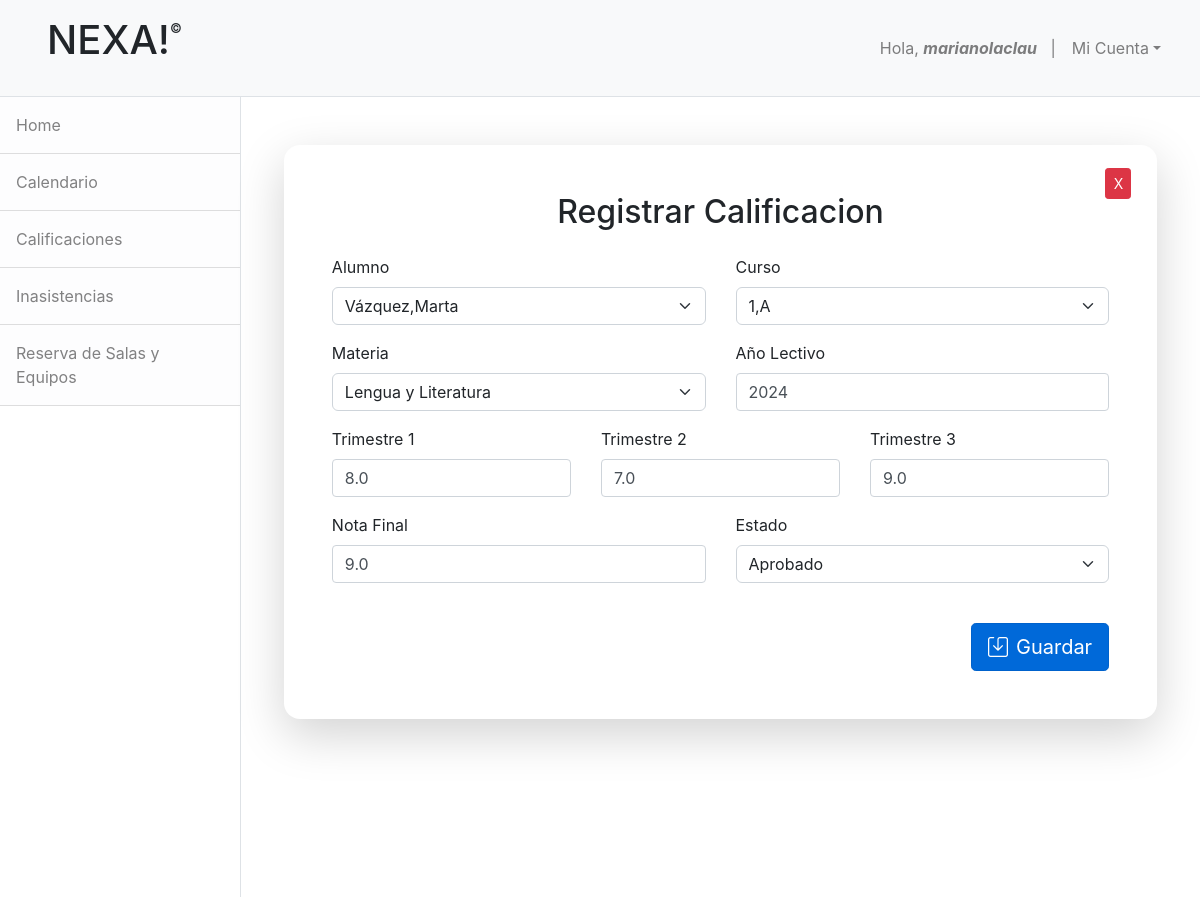
The app's page /editar_nota/7 (signed in), older data.
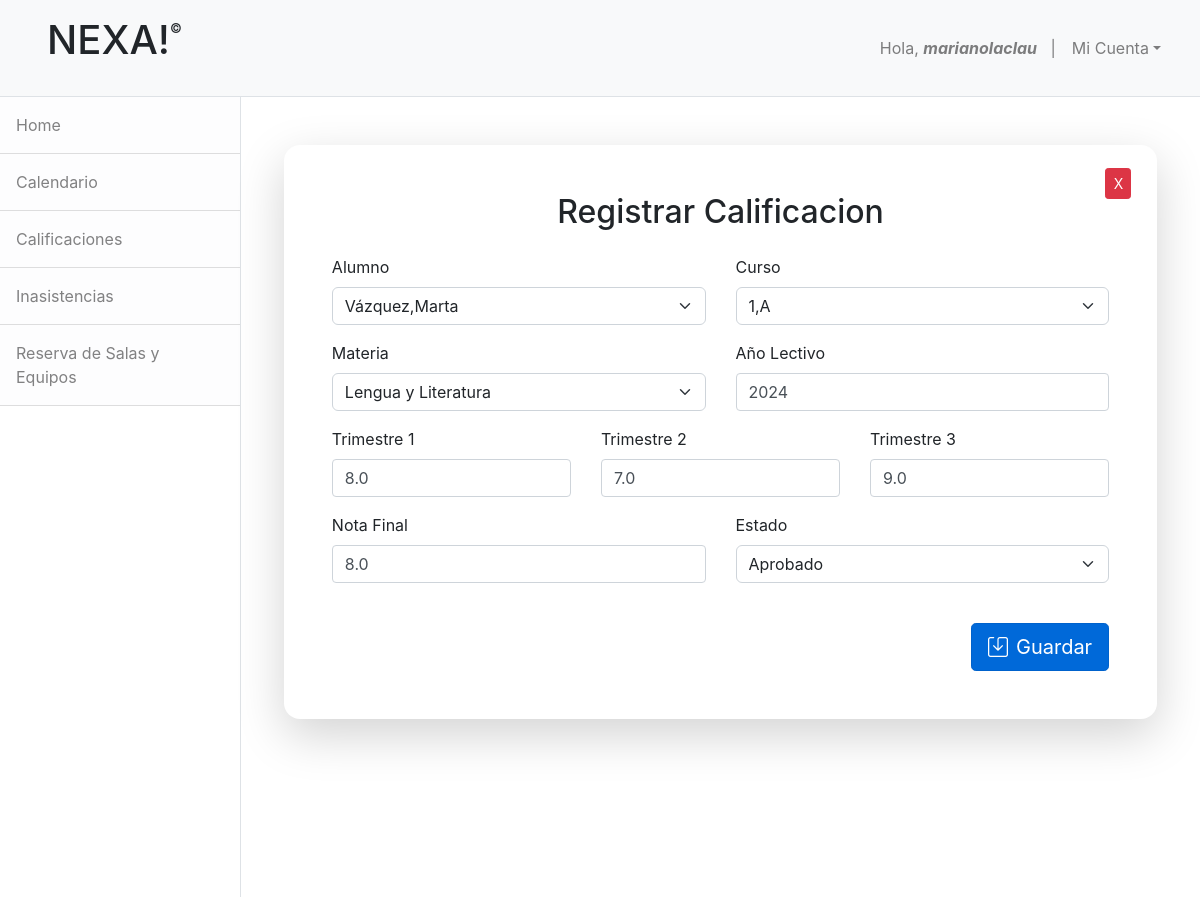
The same page, newer data.
### apps/docentes/models.py (models this page shows, shortened)
class Calificaciones(models.Model):
    alumno = models.ForeignKey('alumno.Alumno',on_delete=models.CASCADE)
    curso = models.ForeignKey('inscripciones.Curso',on_delete=models.CASCADE)
    materia = models.ForeignKey('inscripciones.Materia',on_delete=models.CASCADE)
    trimestre_1 = models.FloatField(blank=True,null=True,default=0)
    trimestre_2 = models.FloatField(blank=True,null=True,default=0)
    trimestre_3 = models.FloatField(blank=True,null=True,default=0)
    nota_final = models.FloatField(blank=True,null=True,default=0)
    estado = models.ForeignKey('administracion.Estado',on_delete=models.CASCADE)
    año_lectivo = models.IntegerField(default=datetime.now().year)

### apps/docentes/views.py (the view, shortened to what this page needs)
# urls.py: path('editar_nota/<int:pk>',EditarCalificacionView.as_view(),name='registrar_nota'),
class EditarCalificacionView(LoginRequiredMixin, UpdateView):
    model = Calificaciones
    form_class = CalificacionForm
    template_name = 'docentes/editar_calificacion.html'
    def get_context_data(self, **kwargs):
        context = super().get_context_data(**kwargs)
        context['filtros'] = self.request.GET.urlencode()
        return context

### apps/docentes/forms.py
class CalificacionForm(forms.ModelForm):
    class Meta:
        model = Calificaciones
        fields = '__all__'

### apps/administracion/models.py (called while the page is built)
    def __str__(self):
        return self.nombre

### apps/alumno/models.py (called while the page is built)
    def __str__(self):
        return f"{self.apellido},{self.nombre}"

### apps/inscripciones/models.py (called while the page is built)
    def __str__(self):
        return f"{self.año},{self.division}"

    def __str__(self):
        return self.nombre

### apps/docentes/templates/docentes/editar_calificacion.html (shortened to what this page needs)
{% extends 'base.html' %}
{% load widget_tweaks %}
{% block nav %}
    {% include 'docentes/base_docentes.html' %}
{% endblock %}
{% block content %}
<div class="container mt-5">
    <div class="card p-5 shadow-lg">
        <a href="{% url 'calificaciones' %}?{{ filtros }}" class="btn btn-sm btn-danger boton-cerrar">X</a>
        <h2 class="text-center mb-4">Registrar Calificacion</h2>
        <form method="post" class="needs-validation" novalidate>
        <div class="row">
          <div class="col-md-6 mb-3">
            <label for="{{ form.alumno.id_for_label }}" class="form-label">Alumno</label>
            {% render_field form.alumno class="form-select"  %}
          </div>
          <div class="col-md-6 mb-3">
            <label for="{{ form.curso.id_for_label }}" class="form-label">Curso</label>
            {% render_field form.curso class="form-select"  %}
          </div>
        </div>
        <div class="row">
          <div class="col-md-6 mb-3">
            <label for="{{ form.materia.id_for_label }}" class="form-label">Materia</label>
            {% render_field form.materia class="form-select"  %}
          </div>
          <div class="col-md-6 mb-3">
            <label for="{{ form.año_lectivo.id_for_label }}" class="form-label">Año Lectivo</label>
            {% render_field form.año_lectivo class="form-control"  %}
          </div>
        </div>
        <div class="row">
          <div class="col-md-4 mb-3">
            <label for="{{ form.trimestre_1.id_for_label }}" class="form-label">Trimestre 1</label>
            {% render_field form.trimestre_1 class="form-control" %}
          </div>
          <div class="col-md-4 mb-3">
            <label for="{{ form.trimestre_2.id_for_label }}" class="form-label">Trimestre 2</label>
            {% render_field form.trimestre_2 class="form-control"  %}
          </div>
        <div class="col-md-4 mb-3">
          <label for="{{ form.trimestre_3.id_for_label }}" class="form-label">Trimestre 3</label>
          {% render_field form.trimestre_3 class="form-control" %}
        </div>
      </div>
        <div class="row">
          <div class="col-md-6 mb-3">
            <label for="{{ form.nota_final.id_for_label }}" class="form-label">Nota Final</label>
            {% render_field form.nota_final class="form-control"  %}
          </div>
          <div class="col-md-6 mb-3">
            <label for="{{ form.estado.id_for_label }}" class="form-label">Estado</label>
            {% render_field form.estado class="form-select" %}
          </div>
        </div>
        <div class="d-flex justify-content-end mt-4">
          <button type="submit" class="btn btn-primary btn-lg">
            <i class="bi bi-save me-2"></i>Guardar
          </button>
        </div>
      </form>
    </div>
  </div>
{% endblock %}

Row changes from the older to the newer data that the page shows:
changed Calificaciones "Vázquez,Marta": nota_final "9.0" → "8.0"
